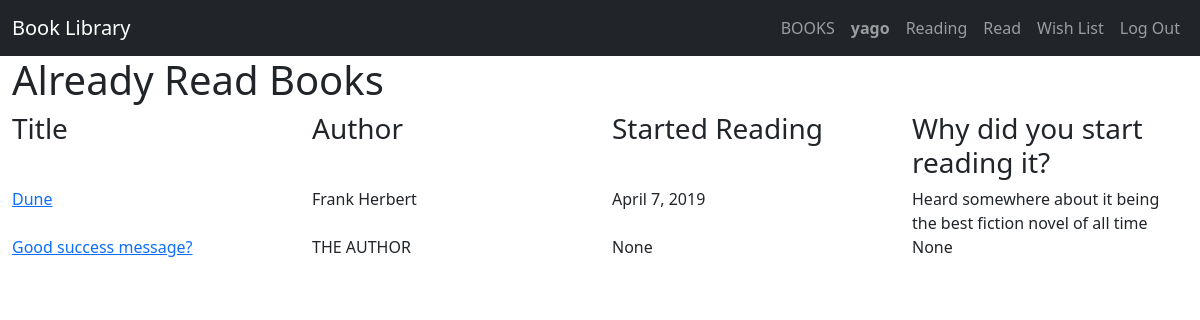
The app's page /read/ (signed in), older data.
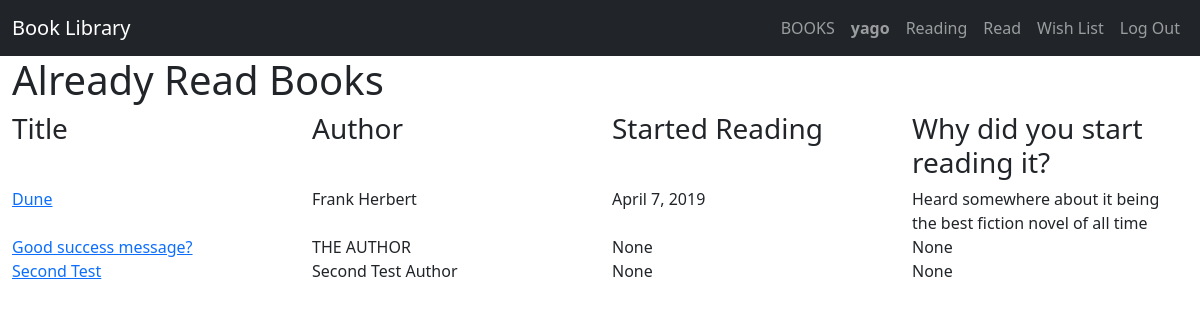
The same page, newer data.
### book_library/models.py (models this page shows, shortened)
class Read(models.Model):
    user = models.ForeignKey(User, blank=False, null=False, on_delete=models.CASCADE, related_name="read_user")
    book = models.ForeignKey(Book, blank=False, null=False, on_delete=models.CASCADE, related_name="read_book")
    why = models.TextField(blank=True, null=True, max_length=1024)
    started_reading = models.DateField(blank=True, null=True)
    recommend = models.BooleanField(blank=True, null=True)
    class Meta:
        constraints = [
            models.UniqueConstraint(fields=['user', 'book'], name='one why per user/book read')
        ]

class Book(models.Model):
    title = models.CharField(max_length=255)
    author = models.CharField(max_length=128)
    class Genre(models.IntegerChoices):
        SELF_IMPROVEMENT = 1
        BIOGRAPHY = 2
        ECONOMY = 3
        FICTION = 4
        SCIENCE = 5
        MINDSET = 6
        OTHER = 7
    genre = models.IntegerField(choices=Genre.choices)
    class Meta:
        constraints = [
            models.UniqueConstraint(fields=['title', 'author'], name='one unique title per author')
        ]

### book_library/views.py (the view)
# urls.py: path("read/", views.read, name="read"),
def read(request):
    if request.user.is_authenticated:
        read_objects = Read.objects.filter(user=request.user)
        context = {"read_objects": read_objects}
        return render(request, "book_library/read.html", context)
    else:
        return HttpResponseRedirect(reverse("book_library:login"))

### book_library/templates/book_library/read.html
{% extends 'book_library/layout.html' %}
{% load static %}
{% block body %}
<div id="read-view">
    <div class="container-fluid">
        <h1>Already Read Books</h1>
    </div>
    <div class="container-fluid">
        <div class="row">
                <div class="col title-col"><h3>Title</h3></div>
                <div class="col author-col"><h3>Author</h3></div>
                <div class="col started-col"><h3>Started Reading</h3></div>
                <div class="col why-col"><h3>Why did you start reading it?</h3></div>
        </div>
        {% for read_object in read_objects %}
        <div class="row">
                <div class="col title-col"><a href="{% url 'book_library:detail_view' request.user.id read_object.book.id %}">{{ read_object.book.title }}</a></div>
                <div class="col author-col">{{ read_object.book.author }}</div>
                <div class="col started-col">{{ read_object.started_reading }}</div>
                <div class="col why-col">{{ read_object.why }}</div>
        </div>
        {% endfor %}
    </div>
</div>
{% endblock %}

Row changes from the older to the newer data that the page shows:
added Read: book "Second Test", book.author "Second Test Author", started_reading "None", why "None"
